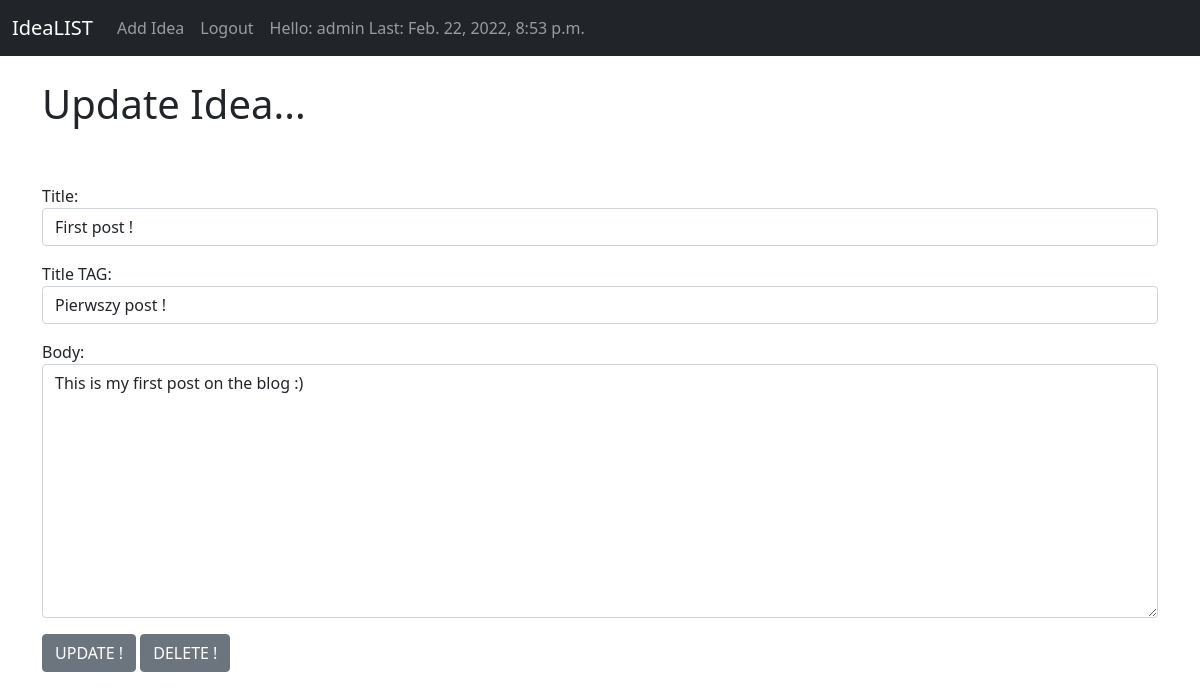
Before: /article/edit/1 (signed in) with the older database file.
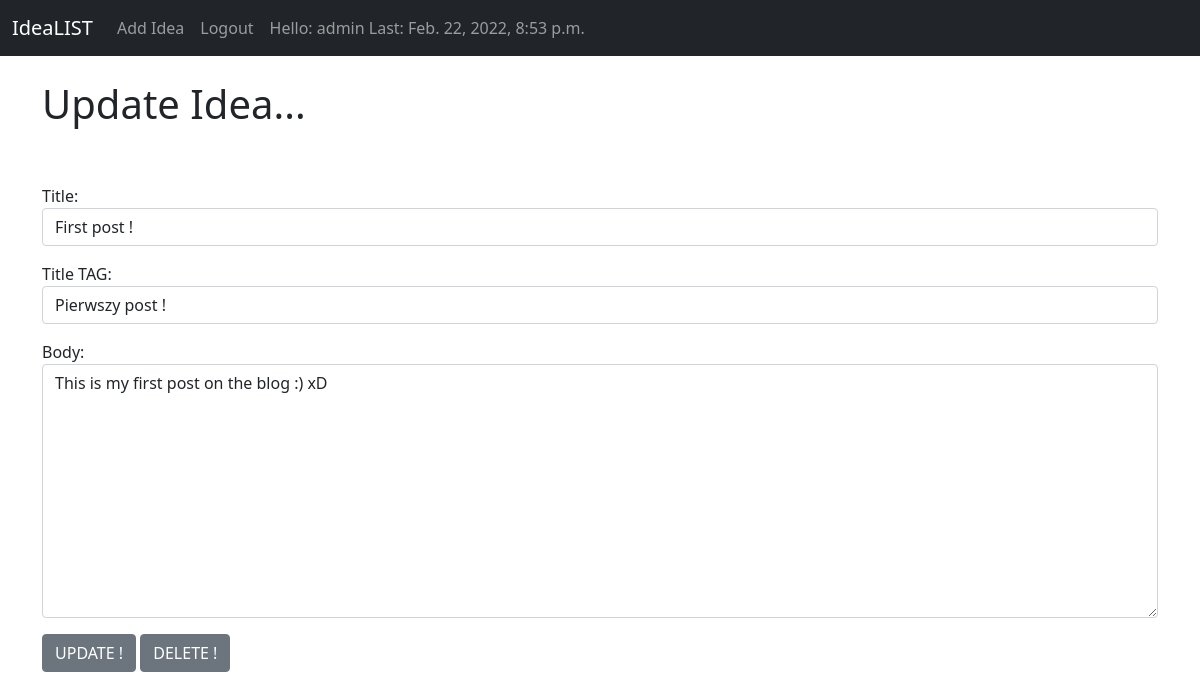
After: the same page with the newer database file.
### theblog/models.py (models this page shows, shortened)
class Post(models.Model):
    title = models.CharField(max_length=255)
    title_TAG = models.CharField(max_length=255, default="My BLOG! " )  # on nie zostawił
    author = models.ForeignKey(User, on_delete=models.CASCADE)
    body = models.TextField()
    post_date = models.DateField(auto_now_add=True)

### theblog/views.py (the view)
# urls.py: path('article/edit/<int:pk>', UpdatePostView.as_view(), name = 'update_post'),
class UpdatePostView(UpdateView):
    model = Post
    form_class = EditForm
    template_name = 'update_post.html'

### theblog/forms.py
class EditForm(forms.ModelForm):
    class Meta:
        model = Post
        fields = ('title', 'title_TAG', 'body')
        widgets = {
            'title': forms.TextInput(attrs={'class': 'form-control',}),
            'title_TAG': forms.TextInput(attrs={'class': 'form-control'}),
            'body': forms.Textarea(attrs={'class': 'form-control'}),
        }

### theblog/templates/update_post.html (shortened to what this page needs)
{% extends 'base.html' %}
{% block content %}
  {% if user.is_authenticated %}
    <h1> Update Idea... </h1>
    <br/> <br/>
    <div class="mb-3">
        <form method="POST">
            {{ form.as_p }}
            <button type="submit" value="Submit" class="btn btn-secondary">UPDATE !</button>
            <a href="{% url 'delete_post' post.pk %}" class="btn btn-secondary">DELETE !</a>
          </form>
    </div>
  {% else %}
  <h1><center>Please LOGIN!</h1>
  {% endif %}
{% endblock %}

Changed rows visible on the page:
changed Post "First post !": body "This is my first post on the blog :)" → "This is my first post on the blog :) xD"
